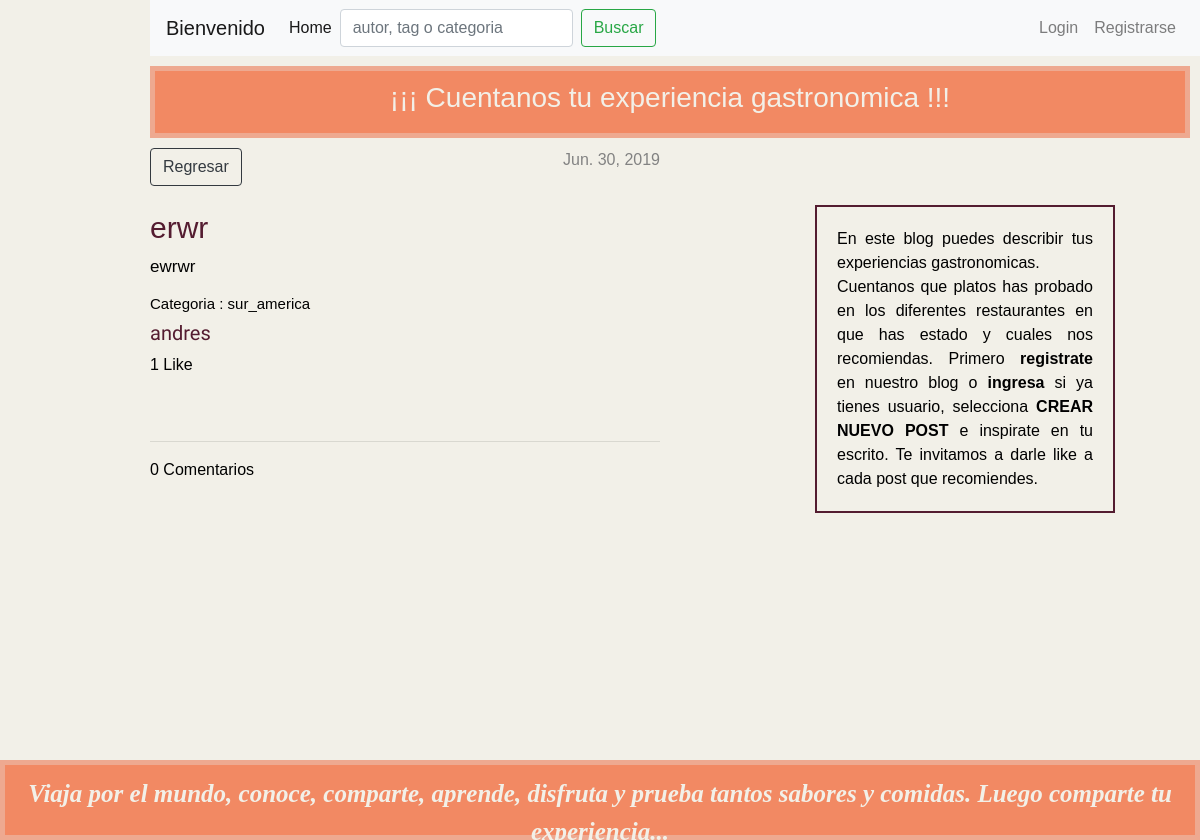
Before: /blog/post/7/ with the older database file.
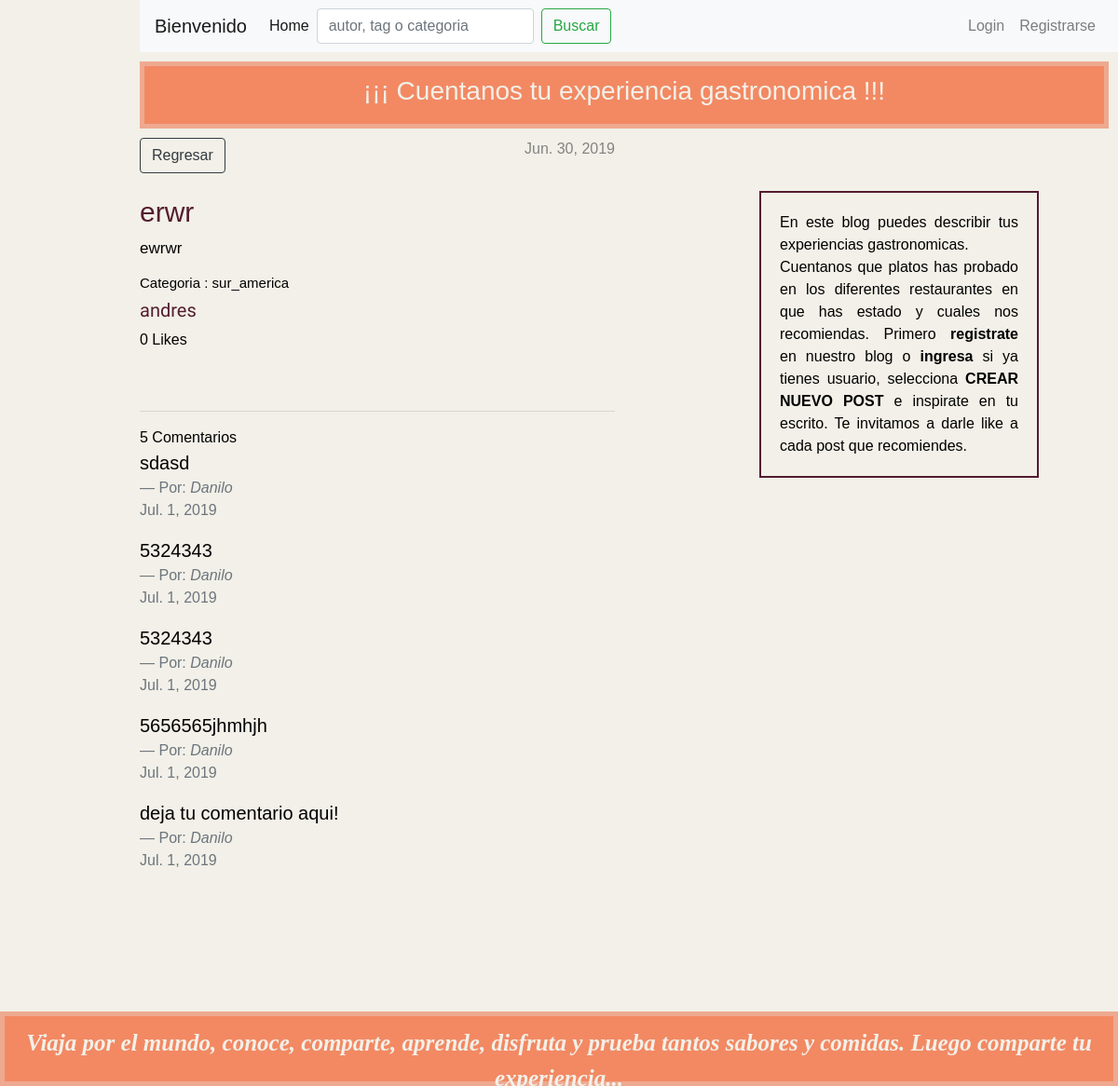
After: the same page with the newer database file.
### restaurante/models.py (models this page shows, shortened)
class PostRestaurant(models.Model):
    autor = models.ForeignKey(User, on_delete=models.PROTECT)
    titulo = models.CharField(max_length=200)
    texto = models.TextField()
    fecha_creacion = models.DateTimeField(auto_now_add=True)
    fecha_publicado = models.DateField(default=date.today)
    fecha_desactivado = models.DateField(blank=True, null=True)
    fecha_edicion = models.DateTimeField(auto_now=True)
    categoria = models.CharField(max_length=50, choices=TIPO_OPCIONES, default=SUR_AMERICA)
    tags = models.CharField(max_length=100, null=True, blank=True, default= 'tag')
    likes = models.ManyToManyField(User, related_name='likes', blank=True)
    def total_likes(self):
        return self.likes.count()
    def get_comentarios(self):
        return  self.comentario_set.all()

class Comentario(models.Model):
    post_restaurant = models.ForeignKey(PostRestaurant, on_delete=models.CASCADE)
    comentarios = models.TextField(max_length=200, default='deja tu comentario aqui!', null=True)
    autor_comentario = models.ForeignKey(User, on_delete=models.PROTECT)
    fecha_comentario = models.DateField(auto_now_add=True)

### restaurante/views.py (the view)
# urls.py: path('post/<int:pk>/', views.post_detail, name='post_detail'),
def post_detail(request, pk):
    post = get_object_or_404(PostRestaurant, pk=pk)
    comentarios = Comentario.objects.filter(post_restaurant=post).order_by('fecha_comentario').reverse()
    is_liked=False
    if request.user.is_authenticated :
        like_user=post.likes.filter(
        username=request.user.username
        )
        if like_user.count()==1:
            is_liked=True
    if request.method=='POST':
        if is_liked==True:
            post.likes.remove(request.user)
        else:
            post.likes.add(request.user)
    if request.method=='POST':
        comentario_form = ComentarioForm(request.POST or None)
        if comentario_form.is_valid():
            texto = request.POST.get('comentarios')
            comentarios = Comentario.objects.create(post_restaurant=post, autor_comentario = request.user,
            comentarios= texto, fecha_comentario=timezone.now(),
            )
            comentarios.save()
            return redirect('restaurante:post_detail', pk=post.pk)
    else:
        comentario_form=ComentarioForm()
    context = {
    'post': post,
    'is_liked' : is_liked,
    'comentarios' : comentarios,
    'comentario_form': comentario_form,
    }
    return render(request, 'restaurante/post_detail.html', context)

### restaurante/forms.py
class ComentarioForm(forms.ModelForm):
    class Meta:
        model = Comentario
        fields = ('comentarios',)

### restaurante/templates/restaurante/post_detail.html (shortened to what this page needs)
{% extends 'restaurante/base.html' %}
{% block content %}
    <div class="post">
        {% if post.fecha_publicado %}
            <div class="date2">
                {{ post.fecha_publicado }}
            </div>
        {% endif %}
        <a class="btn btn btn-outline-dark" href="{% url 'restaurante:post_restaurant' %}">Regresar <span class="sr-only">(current)</span></a>
        <br><br>
        <h2>{{ post.titulo }}</h2>
        <p class="texto">{{ post.texto|linebreaksbr }}</p>
        <h4>Categoria : {{ post.categoria }}</h4>
        <h3>{{ post.autor }}</h3>
        <div id="like-section">
            {% include 'restaurante/like_section.html' %}
        </div>
        <br><br>
        <hr>
        <div id="comentario-section">
        {% include 'restaurante/comentario_section.html' %}
        </div>
    </div>
{% endblock %}

### restaurante/templates/restaurante/base.html (shortened to what this page needs)
{% load static %}
<html>
    <head>
       <link rel="stylesheet" href="https://stackpath.bootstrapcdn.com/bootstrap/4.3.1/css/bootstrap.min.css">
        <link rel="stylesheet" href="{% static 'css/style.css' %}">
    </head>
    <body>
       {% include 'restaurante/navbar.html' %}
        <div class="page-header">
            <h1><a href="#" class="titlefirst"> ¡¡¡ Cuentanos tu experiencia gastronomica !!!</a></h1>
        </div>
        <div class="content-container">
            <div class="row">
                <div class="col-md-6">
                {% block content %}
                {% endblock %}
                <br>
                </div>
            </div>
        </div>
        <p class="introdu"> En este blog puedes describir tus experiencias gastronomicas. <br> Cuentanos que platos has probado en los diferentes restaurantes en que has estado y cuales nos recomiendas.
        Primero <b> registrate </b> en nuestro blog o <b> ingresa </b> si ya tienes usuario, selecciona <b>CREAR NUEVO POST</b> e inspirate en tu escrito. Te invitamos a darle like a cada post que recomiendes. <br>
        {% include 'restaurante/footer.html' %}
    </body>
</html>

### restaurante/templates/restaurante/navbar.html (shortened to what this page needs)
<nav class="navbar navbar-expand-lg navbar-light bg-light">
  <a class="navbar-brand" href="#">Bienvenido</a>
    <div class="collapse navbar-collapse" id="navbarSupportedContent">
      <ul class="navbar-nav mr-auto">
        <li class="nav-item active">
          <a class="nav-link" href="{% url 'restaurante:post_restaurant' %}">Home <span class="sr-only">(current)</span></a>
        </li>
        <form class="form-inline my-2 my-lg-0">
            <input class="form-control mr-sm-2" type="search" placeholder="autor, tag o categoria" aria-label="Search" name='q'>
            <button class="btn btn-outline-success my-2 my-sm-0" type="submit">Buscar</button>
        </form>
      </ul>
      <ul class="navbar-nav">
        {% if request.user.is_authenticated %}
        <li class="nav-item dropdown">
          <a class="nav-link dropdown-toggle" href="#" id="navbarDropdown" role="button" data-toggle="dropdown" aria-haspopup="true" aria-expanded="false">Hola!  {{ request.user }}</a>
            <div class="dropdown-menu" aria-labelledby="navbarDropdown">
              <a class="dropdown-item" href="{% url 'restaurante:login' %}">Login</a>
              <a class="dropdown-item" href="{% url 'restaurante:logout' %}">Logout</a>
        {% else %}
          <li class="nav-item">
            <a href="{% url 'restaurante:login' %}" class="nav-link">Login</a>
          <li>
          <li class="nav-item">
            <a href="{% url 'restaurante:registro' %}" class="nav-link">Registrarse</a>
        {% endif %}
      </ul>
    </div>
</nav>

### restaurante/templates/restaurante/like_section.html (shortened to what this page needs)
{{ post.total_likes }} Like{{ post.total_likes|pluralize}}

### restaurante/templates/restaurante/comentario_section.html (shortened to what this page needs)
    <div id="comentario">
        {{ comentarios.count }} Comentarios {{ comentario | pluralize}}
        {% for comentario in post.get_comentarios %}
        <blockquote class="blockquote">
            <p class="mb-0">{{ comentario.comentarios }}</p>
            <footer class="blockquote-footer">Por: <cite title="Source Title"> {{comentario.autor_comentario|capfirst}}</cite> <br>
            {{comentario.fecha_comentario}}</footer>
        </blockquote>
        {% endfor %}
    </div>

### restaurante/templates/restaurante/footer.html
<footer class="footer">
	<p>Viaja por el mundo, conoce, comparte, aprende, disfruta y prueba tantos sabores y comidas. Luego comparte tu experiencia... </p>
</footer>

### restaurante/static/css/style.css (style rules this page uses)
html { position: relative; min-height: 100%; }
.titlefirst { font-size: 28px; color: #F2F0E8; font-family: sans-serif; }
.page-header { background-color: #F28963; margin : 10px 10px 10px 0px; padding: 10px 10px 10px 10px; border: 5px solid #EEA990; text-align: center; }
body { padding-left: 150px; color: #000000; margin-bottom: 150px; background-color: #F2F0E8; font-family: sans-serif }
h2 { font-family: sans-serif; font-size: 30px; color: #541C30; }
div div .autor, h3 { font-family: 'Lobster', cursive; color: #541C30; font-size: 20px; }
h4 { font-family: sans-serif; font-size: 15px; }
.texto { font-family: sans-serif; font-size: 17px; }
.introdu { float: right; position: absolute; top: 200px; right:80px; width: 300px; padding: 20px; color: black; text-align: justify; margin : 5px 5px 5px 5px; border: 2px solid #541C30; }
.date2 { float: right; color: #828282; }
.footer { position: absolute; bottom: 0; left: 0; right: 0; height: 80px; padding: 10px; border: 5px solid #EEA990; background-color: #F28963; font-family: "Latin Modern Roman 10"; font-style: oblique; font-size: 25px; text-align: center; font-weight: bold; color: #F2F0E8 ; }

Changed rows visible on the page:
computed for PostRestaurant "erwr": total_likes "1" → "0"
added Comentario: comentarios "sdasd", autor_comentario "Danilo", fecha_comentario "Jul. 1, 2019"
added Comentario: comentarios "5324343", autor_comentario "Danilo", fecha_comentario "Jul. 1, 2019"
added Comentario: comentarios "5324343", autor_comentario "Danilo", fecha_comentario "Jul. 1, 2019"
added Comentario: comentarios "5656565jhmhjh", autor_comentario "Danilo", fecha_comentario "Jul. 1, 2019"
added Comentario: comentarios "deja tu comentario aqui!", autor_comentario "Danilo", fecha_comentario "Jul. 1, 2019"
Other visible differences:
{{ comentarios.count }}: "0" → "5"
